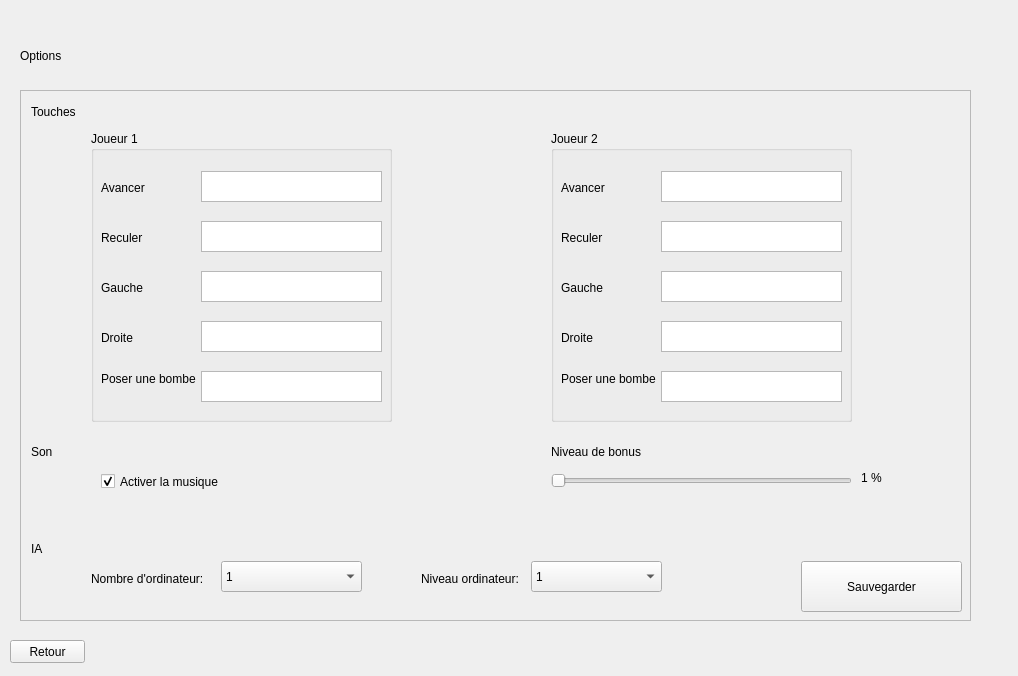
<?xml version="1.0" encoding="UTF-8"?>
<ui version="4.0">
 <class>Options</class>
 <widget class="QWidget" name="Options">
  <property name="geometry">
   <rect>
    <x>0</x>
    <y>0</y>
    <width>1018</width>
    <height>676</height>
   </rect>
  </property>
  <property name="windowTitle">
   <string>Form</string>
  </property>
  <widget class="QLabel" name="titleLabel">
   <property name="geometry">
    <rect>
     <x>20</x>
     <y>20</y>
     <width>481</width>
     <height>71</height>
    </rect>
   </property>
   <property name="text">
    <string>Options</string>
   </property>
  </widget>
  <widget class="QPushButton" name="backButton">
   <property name="geometry">
    <rect>
     <x>10</x>
     <y>640</y>
     <width>75</width>
     <height>23</height>
    </rect>
   </property>
   <property name="text">
    <string>Retour</string>
   </property>
  </widget>
  <widget class="QScrollArea" name="scrollArea">
   <property name="geometry">
    <rect>
     <x>20</x>
     <y>90</y>
     <width>951</width>
     <height>531</height>
    </rect>
   </property>
   <property name="minimumSize">
    <size>
     <width>0</width>
     <height>531</height>
    </size>
   </property>
   <property name="maximumSize">
    <size>
     <width>16777215</width>
     <height>16777215</height>
    </size>
   </property>
   <property name="baseSize">
    <size>
     <width>0</width>
     <height>531</height>
    </size>
   </property>
   <property name="acceptDrops">
    <bool>false</bool>
   </property>
   <property name="layoutDirection">
    <enum>Qt::LeftToRight</enum>
   </property>
   <property name="styleSheet">
    <string notr="true"/>
   </property>
   <property name="verticalScrollBarPolicy">
    <enum>Qt::ScrollBarAlwaysOff</enum>
   </property>
   <property name="widgetResizable">
    <bool>true</bool>
   </property>
   <widget class="QWidget" name="scrollAreaWidgetContents">
    <property name="geometry">
     <rect>
      <x>0</x>
      <y>0</y>
      <width>949</width>
      <height>529</height>
     </rect>
    </property>
    <widget class="QLabel" name="lblt1">
     <property name="geometry">
      <rect>
       <x>10</x>
       <y>10</y>
       <width>101</width>
       <height>21</height>
      </rect>
     </property>
     <property name="text">
      <string>Touches</string>
     </property>
    </widget>
    <widget class="QGroupBox" name="gbPLayer1">
     <property name="geometry">
      <rect>
       <x>70</x>
       <y>40</y>
       <width>301</width>
       <height>291</height>
      </rect>
     </property>
     <property name="title">
      <string>Joueur 1</string>
     </property>
     <widget class="QLabel" name="label_3">
      <property name="geometry">
       <rect>
        <x>10</x>
        <y>50</y>
        <width>47</width>
        <height>13</height>
       </rect>
      </property>
      <property name="text">
       <string>Avancer</string>
      </property>
     </widget>
     <widget class="QLabel" name="label_4">
      <property name="geometry">
       <rect>
        <x>10</x>
        <y>100</y>
        <width>47</width>
        <height>13</height>
       </rect>
      </property>
      <property name="text">
       <string>Reculer</string>
      </property>
     </widget>
     <widget class="QLabel" name="label_5">
      <property name="geometry">
       <rect>
        <x>10</x>
        <y>150</y>
        <width>47</width>
        <height>13</height>
       </rect>
      </property>
      <property name="text">
       <string>Gauche</string>
      </property>
     </widget>
     <widget class="QLabel" name="label_6">
      <property name="geometry">
       <rect>
        <x>10</x>
        <y>200</y>
        <width>47</width>
        <height>13</height>
       </rect>
      </property>
      <property name="text">
       <string>Droite</string>
      </property>
     </widget>
     <widget class="QLabel" name="label_7">
      <property name="geometry">
       <rect>
        <x>10</x>
        <y>240</y>
        <width>111</width>
        <height>16</height>
       </rect>
      </property>
      <property name="text">
       <string>Poser une bombe</string>
      </property>
     </widget>
     <widget class="QTextEdit" name="txt_avancer1">
      <property name="geometry">
       <rect>
        <x>110</x>
        <y>40</y>
        <width>181</width>
        <height>31</height>
       </rect>
      </property>
     </widget>
     <widget class="QTextEdit" name="txt_reculer1">
      <property name="geometry">
       <rect>
        <x>110</x>
        <y>90</y>
        <width>181</width>
        <height>31</height>
       </rect>
      </property>
     </widget>
     <widget class="QTextEdit" name="txt_gauche1">
      <property name="geometry">
       <rect>
        <x>110</x>
        <y>140</y>
        <width>181</width>
        <height>31</height>
       </rect>
      </property>
     </widget>
     <widget class="QTextEdit" name="txt_droite1">
      <property name="geometry">
       <rect>
        <x>110</x>
        <y>190</y>
        <width>181</width>
        <height>31</height>
       </rect>
      </property>
     </widget>
     <widget class="QTextEdit" name="txt_poserBombe1">
      <property name="geometry">
       <rect>
        <x>110</x>
        <y>240</y>
        <width>181</width>
        <height>31</height>
       </rect>
      </property>
     </widget>
    </widget>
    <widget class="QGroupBox" name="gbPlayer2">
     <property name="geometry">
      <rect>
       <x>530</x>
       <y>40</y>
       <width>301</width>
       <height>291</height>
      </rect>
     </property>
     <property name="title">
      <string>Joueur 2</string>
     </property>
     <widget class="QTextEdit" name="txt_gauche2">
      <property name="geometry">
       <rect>
        <x>110</x>
        <y>140</y>
        <width>181</width>
        <height>31</height>
       </rect>
      </property>
     </widget>
     <widget class="QLabel" name="label_8">
      <property name="geometry">
       <rect>
        <x>10</x>
        <y>200</y>
        <width>47</width>
        <height>13</height>
       </rect>
      </property>
      <property name="text">
       <string>Droite</string>
      </property>
     </widget>
     <widget class="QLabel" name="label_9">
      <property name="geometry">
       <rect>
        <x>10</x>
        <y>100</y>
        <width>47</width>
        <height>13</height>
       </rect>
      </property>
      <property name="text">
       <string>Reculer</string>
      </property>
     </widget>
     <widget class="QTextEdit" name="txt_reculer2">
      <property name="geometry">
       <rect>
        <x>110</x>
        <y>90</y>
        <width>181</width>
        <height>31</height>
       </rect>
      </property>
     </widget>
     <widget class="QLabel" name="label_10">
      <property name="geometry">
       <rect>
        <x>10</x>
        <y>150</y>
        <width>47</width>
        <height>13</height>
       </rect>
      </property>
      <property name="text">
       <string>Gauche</string>
      </property>
     </widget>
     <widget class="QTextEdit" name="txt_avancer2">
      <property name="geometry">
       <rect>
        <x>110</x>
        <y>40</y>
        <width>181</width>
        <height>31</height>
       </rect>
      </property>
     </widget>
     <widget class="QLabel" name="label_11">
      <property name="geometry">
       <rect>
        <x>10</x>
        <y>240</y>
        <width>111</width>
        <height>16</height>
       </rect>
      </property>
      <property name="text">
       <string>Poser une bombe</string>
      </property>
     </widget>
     <widget class="QLabel" name="label_12">
      <property name="geometry">
       <rect>
        <x>10</x>
        <y>50</y>
        <width>47</width>
        <height>13</height>
       </rect>
      </property>
      <property name="text">
       <string>Avancer</string>
      </property>
     </widget>
     <widget class="QTextEdit" name="txt_droite2">
      <property name="geometry">
       <rect>
        <x>110</x>
        <y>190</y>
        <width>181</width>
        <height>31</height>
       </rect>
      </property>
     </widget>
     <widget class="QTextEdit" name="txt_poserBombe2">
      <property name="geometry">
       <rect>
        <x>110</x>
        <y>240</y>
        <width>181</width>
        <height>31</height>
       </rect>
      </property>
     </widget>
    </widget>
    <widget class="QLabel" name="lblt2">
     <property name="geometry">
      <rect>
       <x>10</x>
       <y>350</y>
       <width>101</width>
       <height>21</height>
      </rect>
     </property>
     <property name="text">
      <string>Son</string>
     </property>
    </widget>
    <widget class="QLabel" name="lblt3">
     <property name="geometry">
      <rect>
       <x>10</x>
       <y>450</y>
       <width>81</width>
       <height>16</height>
      </rect>
     </property>
     <property name="text">
      <string>IA</string>
     </property>
    </widget>
    <widget class="QLabel" name="label">
     <property name="geometry">
      <rect>
       <x>70</x>
       <y>480</y>
       <width>121</width>
       <height>16</height>
      </rect>
     </property>
     <property name="text">
      <string>Nombre d'ordinateur:</string>
     </property>
    </widget>
    <widget class="QComboBox" name="comboBox">
     <property name="geometry">
      <rect>
       <x>160</x>
       <y>610</y>
       <width>69</width>
       <height>22</height>
      </rect>
     </property>
    </widget>
    <widget class="QComboBox" name="cbNPlayer">
     <property name="geometry">
      <rect>
       <x>200</x>
       <y>470</y>
       <width>141</width>
       <height>31</height>
      </rect>
     </property>
     <item>
      <property name="text">
       <string>1</string>
      </property>
     </item>
     <item>
      <property name="text">
       <string>2</string>
      </property>
     </item>
     <item>
      <property name="text">
       <string>3</string>
      </property>
     </item>
     <item>
      <property name="text">
       <string>4</string>
      </property>
     </item>
     <item>
      <property name="text">
       <string>5</string>
      </property>
     </item>
     <item>
      <property name="text">
       <string>6</string>
      </property>
     </item>
     <item>
      <property name="text">
       <string>7</string>
      </property>
     </item>
     <item>
      <property name="text">
       <string>8</string>
      </property>
     </item>
     <item>
      <property name="text">
       <string>9</string>
      </property>
     </item>
     <item>
      <property name="text">
       <string>10</string>
      </property>
     </item>
    </widget>
    <widget class="QCheckBox" name="cbMusique">
     <property name="geometry">
      <rect>
       <x>80</x>
       <y>380</y>
       <width>181</width>
       <height>21</height>
      </rect>
     </property>
     <property name="text">
      <string>Activer la musique</string>
     </property>
     <property name="checked">
      <bool>true</bool>
     </property>
    </widget>
    <widget class="QPushButton" name="btnSave">
     <property name="geometry">
      <rect>
       <x>780</x>
       <y>470</y>
       <width>161</width>
       <height>51</height>
      </rect>
     </property>
     <property name="text">
      <string>Sauvegarder</string>
     </property>
    </widget>
    <widget class="QLabel" name="label_2">
     <property name="geometry">
      <rect>
       <x>400</x>
       <y>480</y>
       <width>101</width>
       <height>16</height>
      </rect>
     </property>
     <property name="text">
      <string>Niveau ordinateur:</string>
     </property>
    </widget>
    <widget class="QComboBox" name="cbLevelIa">
     <property name="geometry">
      <rect>
       <x>510</x>
       <y>470</y>
       <width>131</width>
       <height>31</height>
      </rect>
     </property>
     <item>
      <property name="text">
       <string>1</string>
      </property>
     </item>
     <item>
      <property name="text">
       <string>2</string>
      </property>
     </item>
     <item>
      <property name="text">
       <string>3</string>
      </property>
     </item>
     <item>
      <property name="text">
       <string>4</string>
      </property>
     </item>
    </widget>
    <widget class="QLabel" name="lblt2_2">
     <property name="geometry">
      <rect>
       <x>530</x>
       <y>350</y>
       <width>141</width>
       <height>21</height>
      </rect>
     </property>
     <property name="text">
      <string>Niveau de bonus</string>
     </property>
    </widget>
    <widget class="QSlider" name="slid_Bonus">
     <property name="geometry">
      <rect>
       <x>530</x>
       <y>380</y>
       <width>301</width>
       <height>19</height>
      </rect>
     </property>
     <property name="minimum">
      <number>1</number>
     </property>
     <property name="maximum">
      <number>100</number>
     </property>
     <property name="orientation">
      <enum>Qt::Horizontal</enum>
     </property>
    </widget>
    <widget class="QLabel" name="lbl_Bonus">
     <property name="geometry">
      <rect>
       <x>840</x>
       <y>380</y>
       <width>47</width>
       <height>13</height>
      </rect>
     </property>
     <property name="text">
      <string>1 %</string>
     </property>
    </widget>
   </widget>
  </widget>
 </widget>
 <resources/>
 <connections/>
</ui>
